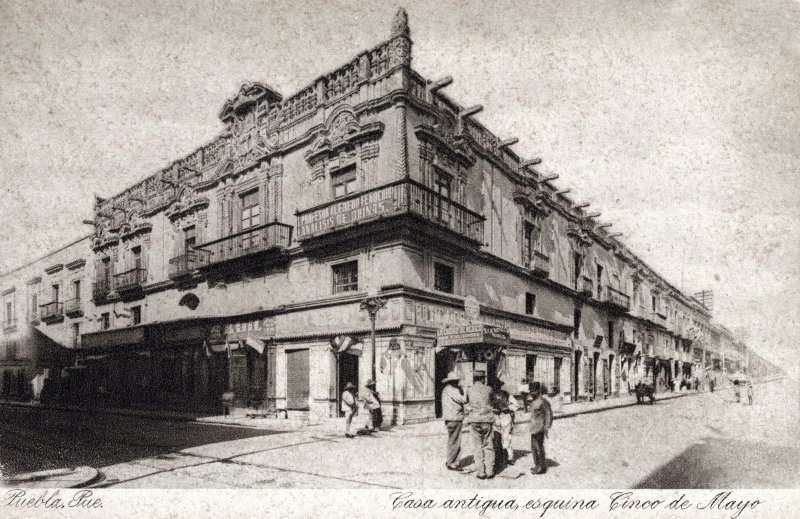
#> input picture Foto_antigua.png, 800 x 519 px
$ python VA_Ejercicio12.py
#> lines starting #> are read from the running program, lines starting #| are printed output that depends on the picture
#Filtro lineal: Gausiano
#Funcion utilizada: cv.GaussianBlur()

from locale import normalize
import cv2 as cv
import numpy as np
from matplotlib import pyplot as plt

#Lectura en escala de grises
img = cv.imread('Foto_antigua.png', cv.IMREAD_GRAYSCALE)
#> img: shape (519, 800); min 0, max 255, mean 164

#Aplicacin de filtro promediador: Kernel 5x5
#Se activa la normalización
img_blur1 = cv.GaussianBlur(img,(5,5),0)
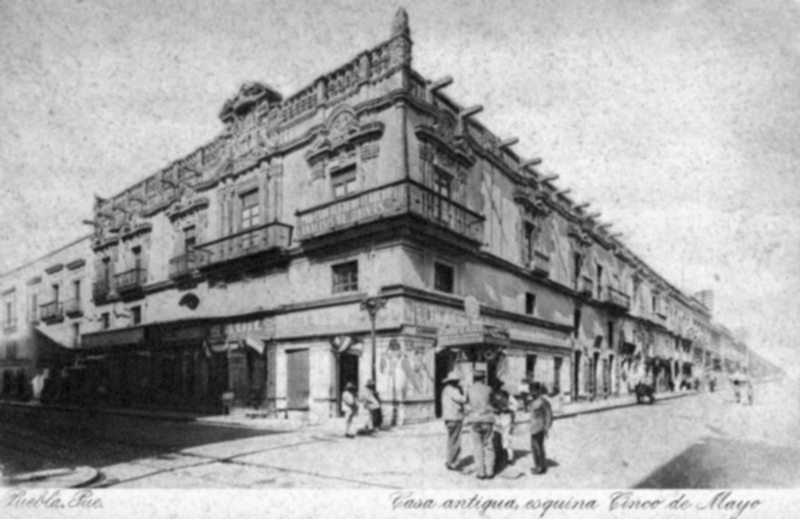
#> img_blur1: shape (519, 800); min 5, max 252, mean 164

#Aplicacion de filtro promediador: Kernel 15x15
img_blur2 = cv.GaussianBlur(img,(15,15),0)
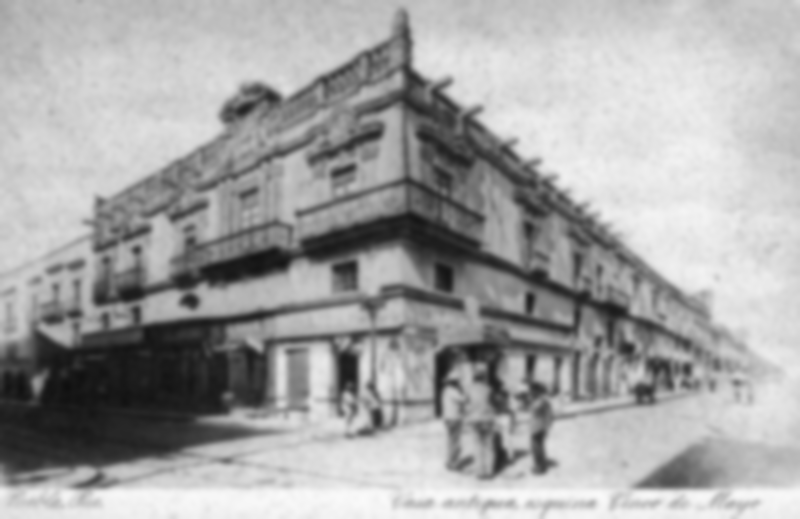
#> img_blur2: shape (519, 800); min 15, max 250, mean 164

fig, ax= plt.subplots(1,3)
fig.suptitle('Filtro Gausiano')
plt.subplot(131),plt.imshow(img, cmap='gray'),plt.title('Original')
plt.xticks([]), plt.yticks([])
plt.subplot(132),plt.imshow(img_blur1, cmap='gray'),plt.title('Kernel 5x5')
plt.xticks([]), plt.yticks([])
plt.subplot(133),plt.imshow(img_blur2, cmap='gray'),plt.title('Kernel 9x9')
plt.xticks([]), plt.yticks([])
fig.tight_layout(rect=[0, 0, 1, 0.95])


histr_org = cv.calcHist([img],[0],None,[256],[0,256])
#> histr_org = 256 values, max 10586 at index 21, min 0 at index 6, mean 1621.9
histr_blur1 = cv.calcHist([img_blur1],[0],None,[256],[0,256])
#> histr_blur1 = 256 values, max 4746 at index 207, min 0 at index 0, mean 1621.9
histr_blur2 = cv.calcHist([img_blur2],[0],None,[256],[0,256])
#> histr_blur2 = 256 values, max 5175 at index 208, min 0 at index 0, mean 1621.9

plt.figure(2)
plt.title('Histogramas de filtro Gausiano')
plt.plot(histr_org,'-k')
plt.plot(histr_blur1,'-b')
plt.plot(histr_blur2,'--r')
plt.legend(['Original','Kernel 5x5','Kernel 9x9'])

plt.show()
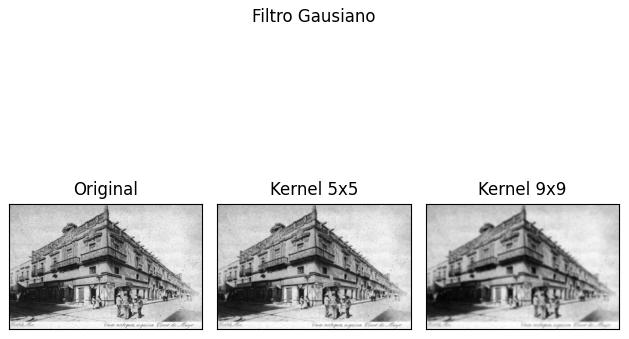
#> figure drawn by matplotlib, 3 panels
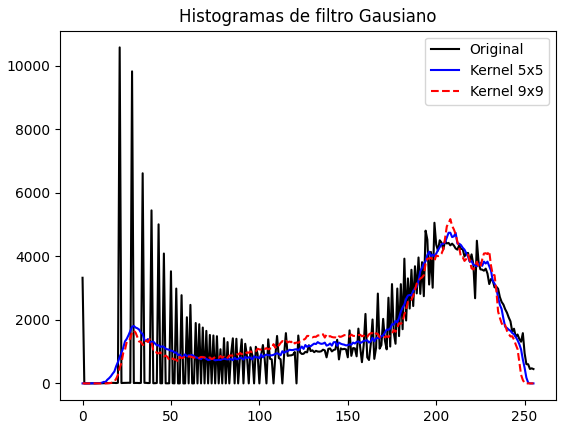
#> figure drawn by matplotlib, 1 panel; curve peaks at x = 21, y = 10586; curve peaks at x = 207, y = 4746; curve peaks at x = 208, y = 5175
